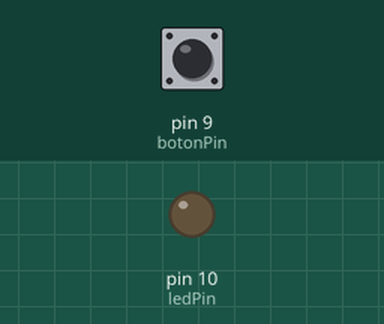
This sketch was run on a simulated Arduino Uno, built with avr-gcc and run on an emulated ATmega328P. On the bench: output pins drawn as LEDs (lit = HIGH). The test bench sets the inputs (shaded band); at power-on: pin 9 (botonPin) LOW.

Above: at 1.2 s.
1.3 s: pin 9 (botonPin) pulled HIGH for 0.15 s
At 1.6 s:
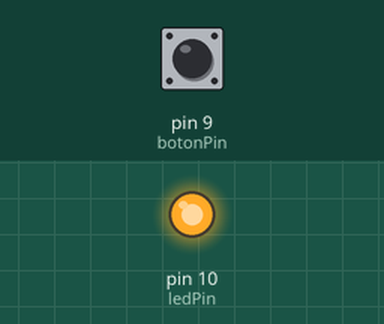
2.9 s: pin 9 (botonPin) pulled HIGH for 1 s
At 4.1 s:
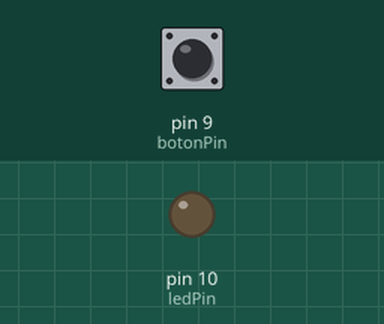
5.4 s: pin 9 (botonPin) pulled HIGH for 3.2 s
At 6.0 s:
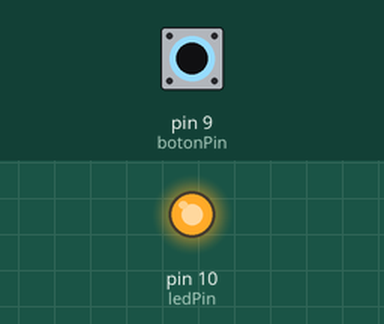
Timing chart, 0 to 8.4 s (numbered marks = the images above; inputs shaded):
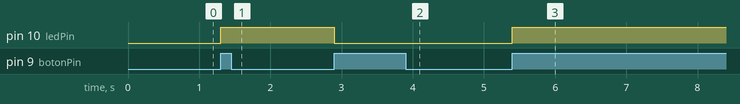

The sketch:

pruebas_boton.ino
```cpp
const int botonPin = 9;   // Pin del botón
const int ledPin = 10;    // Pin del LED

int estadoBoton = LOW;    // Variable para almacenar el estado del botón
int estadoLED = LOW;      // Variable para almacenar el estado del LED
int ultimoEstadoBoton = LOW;  // Variable para almacenar el último estado del botón

void setup() {
  pinMode(botonPin, INPUT);   // Configurar el pin del botón como entrada
  pinMode(ledPin, OUTPUT);    // Configurar el pin del LED como salida
}

void loop() {
//leemos el estado del boton si esta apachurrado es low y solo esta high mientas se apachurra
//
  estadoBoton = digitalRead(botonPin);   // Leer el estado actual del botón

  // Verificar si se ha producido un flanco de subida
  if (estadoBoton == HIGH && ultimoEstadoBoton == LOW) {
    // Cambiar el estado del LED
    if (estadoLED == LOW) {
      estadoLED = HIGH;
    } else {
      estadoLED = LOW;
    }

    digitalWrite(ledPin, estadoLED);   // Encender o apagar el LED según el estado
  }

  ultimoEstadoBoton = estadoBoton;  // Almacenar el estado actual del botón como último estado
}
```

Measured:
- after the input at 1.3 s, pin 10 (ledPin): LOW → HIGH at once
- after the input at 2.9 s, pin 10 (ledPin): HIGH → LOW at once
- after the input at 5.4 s, pin 10 (ledPin): LOW → HIGH at once
